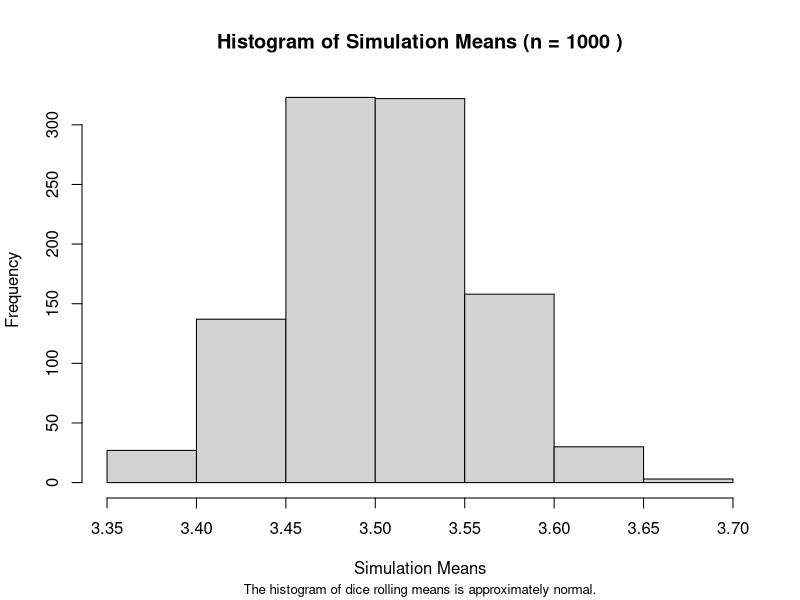

Source code (R):
## ---- chunk 1
knitr::opts_chunk$set(message = FALSE)
## ---- chunk 2
n = 1000
x = runif(n = n, 0, 10)
e = rnorm(n=100, mean = 0, sd = 1)
y = 2+3*x + e
## ---- chunk 3
lm(y~x)
## ---- chunk 4
n = 1000
X = runif(n = n, 0, 20)
e = rnorm(n=100, mean = 0, sd = 1)
y = 2+3*x+4*x^2 + e 
## ---- chunk 5
lm(y~X)
## ---- chunk 6
set.seed(2023)
n <- 1000

# Simulate data for rolling a die
simulation <- replicate(n, sample(1:6, n, replace = TRUE))

# Calculate means of each simulation
means <- colMeans(simulation)

# Plot histogram of simulation means for rolling a die
hist(means, main = paste("Histogram of Simulation Means (n =", n, ")"), 
     xlab = "Simulation Means", ylab = "Frequency")

mtext("The histogram of dice rolling means is approximately normal.", side = 1, line = 4, cex = 0.8)


## ---- chunk 7
set.seed(2023)

n <- 1000
## ---- chunk 8
x <- runif(n, -1, 1)
## ---- chunk 9
y <- runif(n, -1, 1)
## ---- chunk 10
points_within_circle <- sum(x^2 + y^2 <= 1)
## ---- chunk 11
estimated_pi <- 4 * points_within_circle / n

estimated_pi
## ---- chunk 12
n <- 1020

estimated_pi <- 4 * points_within_circle / n

estimated_pi
